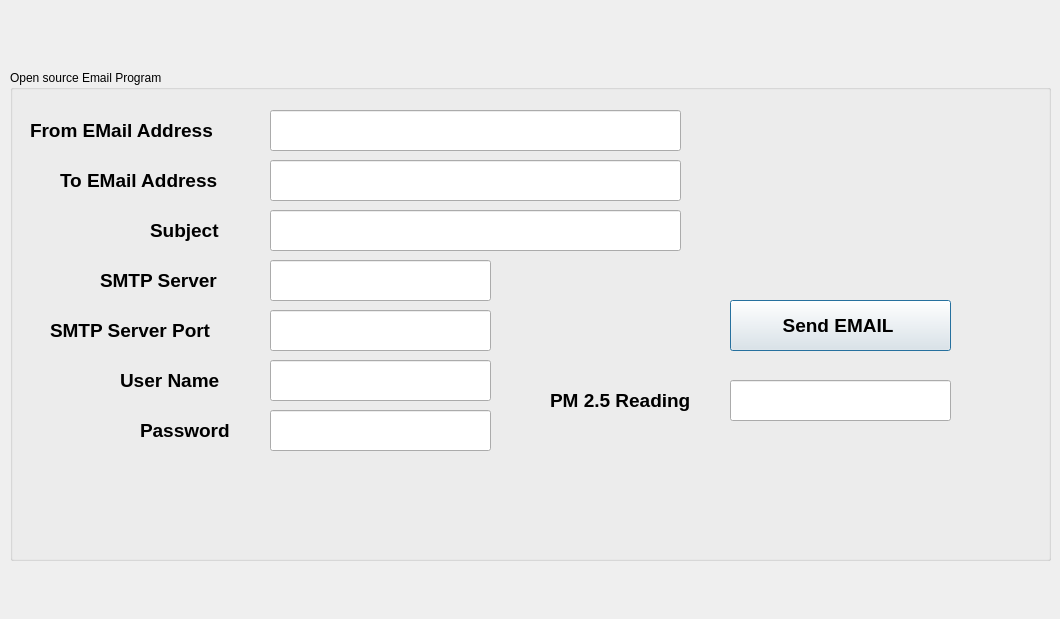
<?xml version="1.0" encoding="UTF-8"?>
<ui version="4.0">
 <class>Dialog</class>
 <widget class="QDialog" name="Dialog">
  <property name="geometry">
   <rect>
    <x>0</x>
    <y>0</y>
    <width>1060</width>
    <height>619</height>
   </rect>
  </property>
  <property name="windowTitle">
   <string>IWScope Inc, SMTP EMail Utility</string>
  </property>
  <widget class="QLabel" name="commLED">
   <property name="geometry">
    <rect>
     <x>840</x>
     <y>30</y>
     <width>151</width>
     <height>41</height>
    </rect>
   </property>
   <property name="text">
    <string>&lt;html&gt;&lt;head/&gt;&lt;body&gt;&lt;p&gt;&lt;br/&gt;&lt;/p&gt;&lt;/body&gt;&lt;/html&gt;</string>
   </property>
  </widget>
  <widget class="QGroupBox" name="groupBox">
   <property name="geometry">
    <rect>
     <x>10</x>
     <y>70</y>
     <width>1041</width>
     <height>491</height>
    </rect>
   </property>
   <property name="title">
    <string>Open source Email Program</string>
   </property>
   <widget class="QLabel" name="qlbl_3">
    <property name="geometry">
     <rect>
      <x>90</x>
      <y>190</y>
      <width>151</width>
      <height>41</height>
     </rect>
    </property>
    <property name="text">
     <string>&lt;html&gt;&lt;head/&gt;&lt;body&gt;&lt;p&gt;&lt;span style=&quot; font-size:14pt; font-weight:600;&quot;&gt;SMTP Server&lt;/span&gt;&lt;/p&gt;&lt;/body&gt;&lt;/html&gt;</string>
    </property>
   </widget>
   <widget class="QLabel" name="qlbl_2">
    <property name="geometry">
     <rect>
      <x>50</x>
      <y>90</y>
      <width>191</width>
      <height>41</height>
     </rect>
    </property>
    <property name="text">
     <string>&lt;html&gt;&lt;head/&gt;&lt;body&gt;&lt;p&gt;&lt;span style=&quot; font-size:14pt; font-weight:600;&quot;&gt;To EMail Address&lt;/span&gt;&lt;/p&gt;&lt;/body&gt;&lt;/html&gt;</string>
    </property>
   </widget>
   <widget class="QLineEdit" name="smtpPort">
    <property name="geometry">
     <rect>
      <x>260</x>
      <y>240</y>
      <width>221</width>
      <height>41</height>
     </rect>
    </property>
    <property name="font">
     <font>
      <pointsize>14</pointsize>
      <weight>75</weight>
      <bold>true</bold>
     </font>
    </property>
   </widget>
   <widget class="QLineEdit" name="toEMAIL">
    <property name="geometry">
     <rect>
      <x>260</x>
      <y>90</y>
      <width>411</width>
      <height>41</height>
     </rect>
    </property>
    <property name="font">
     <font>
      <pointsize>14</pointsize>
      <weight>75</weight>
      <bold>true</bold>
     </font>
    </property>
   </widget>
   <widget class="QPushButton" name="smtpDoEmail">
    <property name="geometry">
     <rect>
      <x>720</x>
      <y>230</y>
      <width>221</width>
      <height>51</height>
     </rect>
    </property>
    <property name="font">
     <font>
      <pointsize>14</pointsize>
      <weight>75</weight>
      <bold>true</bold>
     </font>
    </property>
    <property name="text">
     <string>Send EMAIL </string>
    </property>
   </widget>
   <widget class="QLabel" name="qlbl_4">
    <property name="geometry">
     <rect>
      <x>40</x>
      <y>240</y>
      <width>191</width>
      <height>41</height>
     </rect>
    </property>
    <property name="text">
     <string>&lt;html&gt;&lt;head/&gt;&lt;body&gt;&lt;p&gt;&lt;span style=&quot; font-size:14pt; font-weight:600;&quot;&gt;SMTP Server Port&lt;/span&gt;&lt;/p&gt;&lt;/body&gt;&lt;/html&gt;</string>
    </property>
   </widget>
   <widget class="QLineEdit" name="smtpSERVER">
    <property name="geometry">
     <rect>
      <x>260</x>
      <y>190</y>
      <width>221</width>
      <height>41</height>
     </rect>
    </property>
    <property name="font">
     <font>
      <pointsize>14</pointsize>
      <weight>75</weight>
      <bold>true</bold>
     </font>
    </property>
   </widget>
   <widget class="QLabel" name="qlbl_8">
    <property name="geometry">
     <rect>
      <x>130</x>
      <y>340</y>
      <width>111</width>
      <height>41</height>
     </rect>
    </property>
    <property name="text">
     <string>&lt;html&gt;&lt;head/&gt;&lt;body&gt;&lt;p&gt;&lt;span style=&quot; font-size:14pt; font-weight:600;&quot;&gt;Password&lt;/span&gt;&lt;/p&gt;&lt;/body&gt;&lt;/html&gt;</string>
    </property>
   </widget>
   <widget class="QLineEdit" name="smtpPassword">
    <property name="geometry">
     <rect>
      <x>260</x>
      <y>340</y>
      <width>221</width>
      <height>41</height>
     </rect>
    </property>
    <property name="font">
     <font>
      <pointsize>14</pointsize>
      <weight>75</weight>
      <bold>true</bold>
     </font>
    </property>
   </widget>
   <widget class="QLineEdit" name="pm25Reading">
    <property name="geometry">
     <rect>
      <x>720</x>
      <y>310</y>
      <width>221</width>
      <height>41</height>
     </rect>
    </property>
    <property name="font">
     <font>
      <pointsize>14</pointsize>
      <weight>75</weight>
      <bold>true</bold>
     </font>
    </property>
   </widget>
   <widget class="QLabel" name="qlbl_9">
    <property name="geometry">
     <rect>
      <x>540</x>
      <y>310</y>
      <width>171</width>
      <height>41</height>
     </rect>
    </property>
    <property name="text">
     <string>&lt;html&gt;&lt;head/&gt;&lt;body&gt;&lt;p&gt;&lt;span style=&quot; font-size:14pt; font-weight:600;&quot;&gt;PM 2.5 Reading&lt;/span&gt;&lt;/p&gt;&lt;/body&gt;&lt;/html&gt;</string>
    </property>
   </widget>
   <widget class="QLineEdit" name="subjectEMAIL">
    <property name="geometry">
     <rect>
      <x>260</x>
      <y>140</y>
      <width>411</width>
      <height>41</height>
     </rect>
    </property>
    <property name="font">
     <font>
      <pointsize>14</pointsize>
      <weight>75</weight>
      <bold>true</bold>
     </font>
    </property>
   </widget>
   <widget class="QLabel" name="qlbl_5">
    <property name="geometry">
     <rect>
      <x>140</x>
      <y>140</y>
      <width>101</width>
      <height>41</height>
     </rect>
    </property>
    <property name="text">
     <string>&lt;html&gt;&lt;head/&gt;&lt;body&gt;&lt;p&gt;&lt;span style=&quot; font-size:14pt; font-weight:600;&quot;&gt;Subject&lt;/span&gt;&lt;/p&gt;&lt;/body&gt;&lt;/html&gt;</string>
    </property>
   </widget>
   <widget class="QLabel" name="qlbl_6">
    <property name="geometry">
     <rect>
      <x>20</x>
      <y>40</y>
      <width>221</width>
      <height>41</height>
     </rect>
    </property>
    <property name="text">
     <string>&lt;html&gt;&lt;head/&gt;&lt;body&gt;&lt;p&gt;&lt;span style=&quot; font-size:14pt; font-weight:600;&quot;&gt;From EMail Address&lt;/span&gt;&lt;/p&gt;&lt;/body&gt;&lt;/html&gt;</string>
    </property>
   </widget>
   <widget class="QLineEdit" name="fromEMAIL">
    <property name="geometry">
     <rect>
      <x>260</x>
      <y>40</y>
      <width>411</width>
      <height>41</height>
     </rect>
    </property>
    <property name="font">
     <font>
      <pointsize>14</pointsize>
      <weight>75</weight>
      <bold>true</bold>
     </font>
    </property>
   </widget>
   <widget class="QLineEdit" name="smtpUsername">
    <property name="geometry">
     <rect>
      <x>260</x>
      <y>290</y>
      <width>221</width>
      <height>41</height>
     </rect>
    </property>
    <property name="font">
     <font>
      <pointsize>14</pointsize>
      <weight>75</weight>
      <bold>true</bold>
     </font>
    </property>
   </widget>
   <widget class="QLabel" name="qlbl_10">
    <property name="geometry">
     <rect>
      <x>110</x>
      <y>290</y>
      <width>131</width>
      <height>41</height>
     </rect>
    </property>
    <property name="text">
     <string>&lt;html&gt;&lt;head/&gt;&lt;body&gt;&lt;p&gt;&lt;span style=&quot; font-size:14pt; font-weight:600;&quot;&gt;User Name&lt;/span&gt;&lt;/p&gt;&lt;/body&gt;&lt;/html&gt;</string>
    </property>
   </widget>
  </widget>
 </widget>
 <resources/>
 <connections/>
</ui>
